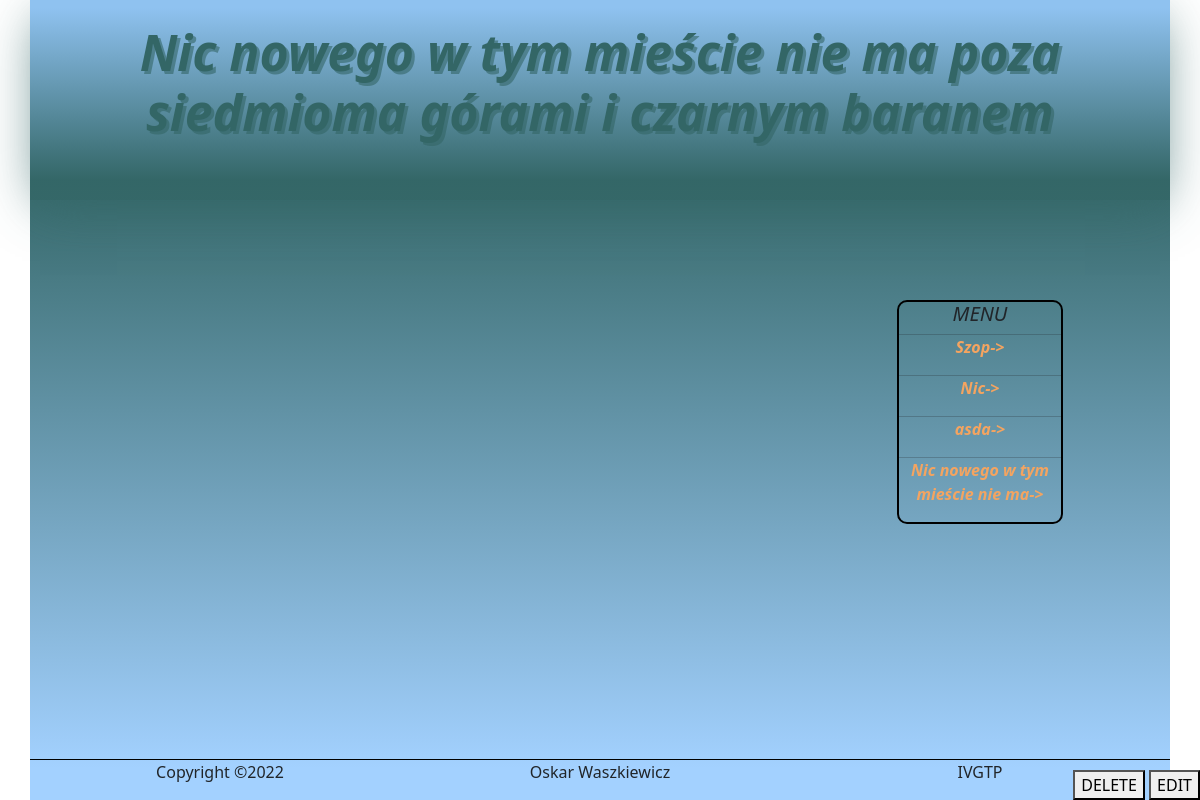
The app's page /templatePage.php?id=7 with its own data.
### tables this page shows
CREATE TABLE "Pages" (
	"id"	INTEGER NOT NULL UNIQUE,
	"title"	TEXT NOT NULL,
	"subtitle"	TEXT,
	"content"	TEXT,
	"color"	TEXT,
	PRIMARY KEY("id" AUTOINCREMENT)
);

### templatePage.php (the view, shortened to what this page needs)
<?php
include("./Scripts/php/connectToDb.php");
$query = $db->query("SELECT * FROM `Pages`");
$rowsAll = $query -> fetchAll(PDO::FETCH_ASSOC);
$query = $db->query("SELECT * FROM `Pages` WHERE id=".$_GET["id"]."");
$rows = $query -> fetchAll(PDO::FETCH_ASSOC);
?>
<!DOCTYPE html>
<html lang="pl">
    <head>
        <link rel="stylesheet" href="./Source/HomePageContent/PageCss/style.css">
        <link href="https://cdn.jsdelivr.net/npm/bootstrap@5.3.0-alpha1/dist/css/bootstrap.min.css" rel="stylesheet">
    </head>
    <body>
        <div class="container" style="background-image: linear-gradient(<?php print ($rows[0]["color"]) ?> 20%, rgba(153, 204, 255, 0.9) 96%)">
            <div class="row">
                <div class="col-12 banner" style="background-image: linear-gradient(rgba(153, 204, 255, 0.9) 4%, <?php print ($rows[0]["color"]."cc") ?> 90%); box-shadow: 0px 10px 50px -10px <?php print ($rows[0]["color"]."cc") ?>;">
                    <h1 class="title" style="color: <?php print $rows[0]["color"] ?>; text-shadow: 3px 3px <?php print ($rows[0]["color"]."99") ?>"><?php print $rows[0]["title"] ?></h1>
                </div>
            </div>
            <div class="row pb-5">
                <div class="col-7 offset-1">
                </div>
                <div class="col-2 offset-1">
                    <div class="menu">
                        <h5>MENU</h5>
                            <?php
                            $maxNumber = 4;
                            for($i = 0; $i < $maxNumber; $i++) {
                                if(isset($rowsAll[$i]["title"])){
                                    echo '
                                        <hr style="margin: 0">
                                        <p><a href="templatePage.php?id='.$rowsAll[$i]["id"].'" class="menuLink">'.$rowsAll[$i]["title"].'-></a></p>
                                    ';
                                }
                            }
                            ?>
                    </div>
                </div>
            </div>
            <div class="row footer">
                <p class="col-4">
                    Copyright &copy;2022
                </p>
                <p class="col-4">
                    Oskar Waszkiewicz
                </p>
                <p class="col-4">
                    IVGTP
                </p>
            </div>
        </div>
        <div class="workingButtons">
            <button data-bs-toggle="modal" data-bs-target="#exampleModal">DELETE</button>
            <button>EDIT</button>
        </div>
    </body>
</html>

### Source/HomePageContent/PageCss/style.css (style rules this page uses)
.container { min-height: 100vh; position: relative; background-image: linear-gradient(rgb(51, 100, 100) 20%, rgba(153, 204, 255, 0.9) 96%); }
.banner { height: 200px; background-image: linear-gradient(rgba(153, 204, 255, 0.9) 4%, rgba(51, 102, 102, 0.8) 90%); box-shadow: 0px 10px 50px -10px rgba(51, 102, 102, 0.8); }
.title { font-weight: bolder; font-style: italic; font-family: 'Segoe UI', Tahoma, Geneva, Verdana, sans-serif; font-size: 50px; text-align: center; margin-top: 2%; color: rgb(29, 71, 54); text-shadow: 3px 3px hsla(156, 42%, 20%, 0.6); }
.menu { min-height: 200px; border: black 2px solid; border-radius: 10px; margin-top: 100px; text-align: center; font-weight: bolder; font-style: italic; }
.menuLink { text-decoration: none; color: sandybrown; }
.footer { text-align: center; border-top: 1px black solid; position: absolute; bottom: 0; width: 100%; }
.workingButtons { position:absolute; bottom:0; right:0; }

### records on screen
pages: title "Nic nowego w tym mieście nie ma poza siedmioma górami i czarnym baranem"
pages: title "Szop"
pages: title "Nic"
pages: title "asda"
pages: title "Nic nowego w tym mieście nie ma"
